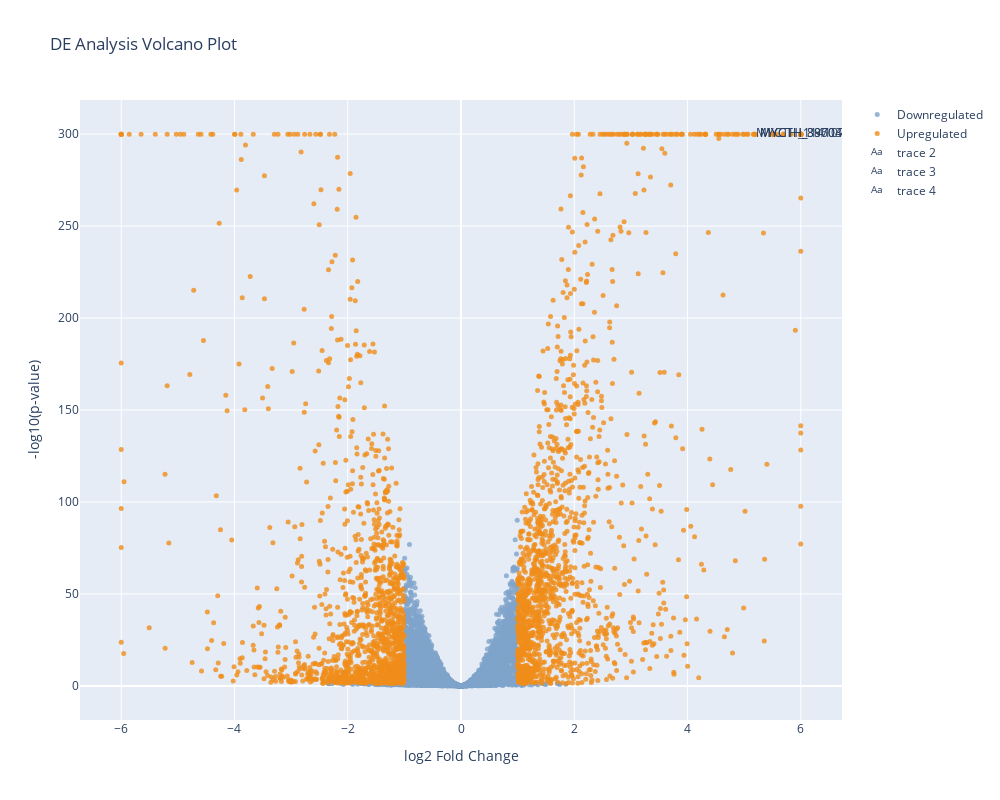

The notebook cell saved with this chart:
### Code cell
import numpy as np
import pandas as pd
import plotly.graph_objects as go
import plotly.io as pio

def plot_volcano(df_deseq2, width=1200, height=900, p_threshold=0.05, logFC_threshold=1, color_schemes=1,
                 symbol_num=3, bubble_size=5, opacity=0.8, up_donw_info='yes', x_ca='yes', y_ca='no'):
    """根据差异分析结果绘制火山图

    Args:
        df_deseq2 (DataFrame): 差异分析结果
        width (int): 图像宽度
        height (int): 图像高度
        p_threshold (float): p 值阈值
        logFC_threshold (float): logFC 阈值
        color_schemes (int): 颜色方案
        symbol_num (int): 显示差异最显著的基因数量
        bubble_size (int): 气泡大小
        opacity (float): 气泡透明度
        up_donw_info (str): 是否显示上调和下调基因的数量
        x_ca (str): 是否对 logFC 范围进行修正
        y_ca (str): 是否固定 y 轴范围

    Returns:
        Plotly Graph Object: 绘制的火山图
    """
    # 预处理
    df_deseq2 = df_deseq2[['Gene', 'log2FoldChange', 'padj']].copy()
    df_deseq2.columns = ['Symbol', 'logFC', 'P.adjust']
    df_deseq2.dropna(inplace=True)

    if x_ca == 'yes':
        df_deseq2['logFC'] = np.clip(df_deseq2['logFC'], -6, 6)

    # p 值转换为 -log10(p)
    df_deseq2['P.adjust'] = df_deseq2['P.adjust'].replace(0, 1e-300)
    pvalue = -np.log10(df_deseq2['P.adjust'])

    # 根据阈值筛选差异显著的基因
    significant = (np.abs(df_deseq2['logFC']) > logFC_threshold) & (df_deseq2['P.adjust'] < p_threshold)
    upregulated = significant & (df_deseq2['logFC'] > 0)
    downregulated = significant & (df_deseq2['logFC'] < 0)

    # 保存上调和下调基因列表
    df_deseq2[upregulated]['Symbol'].to_csv('upregulated_genes.txt', index=False, header=False)
    df_deseq2[downregulated]['Symbol'].to_csv('downregulated_genes.txt', index=False, header=False)

    # 筛选出标签显示的基因
    if symbol_num > 0:
        df_deseq2['abs_logFC'] = np.abs(df_deseq2['logFC'])
        top_genes = df_deseq2.sort_values(by=['abs_logFC', 'P.adjust'], ascending=[False, True]).head(symbol_num)
    else:
        top_genes = pd.DataFrame()

    # 颜色设置
    colors = {
        1: ('#f08d1a', '#7fa4ca'),
        2: ('#f26c6a', '#54a857'),
        3: ('#c42121', '#15609b'),
        4: ('#df7415', '#3d9241')
    }
    up_color, down_color = colors.get(color_schemes, ('#f08d1a', '#7fa4ca'))

    # 绘制火山图
    fig = go.Figure()
    for name, group in df_deseq2.groupby(significant):
        color = up_color if name else down_color
        fig.add_trace(go.Scatter(x=group['logFC'], y=pvalue[group.index], mode='markers',
                                 marker=dict(color=color, size=bubble_size, opacity=opacity),
                                 name='Upregulated' if name else 'Downregulated'))

    # 添加标签
    for _, row in top_genes.iterrows():
        fig.add_trace(go.Scatter(x=[row['logFC']], y=[-np.log10(row['P.adjust'])],
                                 text=[row['Symbol']], mode='text'))

    # 设置图像布局
    yaxis_range = [0, 105] if y_ca == 'yes' else None
    fig.update_layout(xaxis_title='log2 Fold Change',
                      yaxis_title='-log10(p-value)',
                      yaxis_range=yaxis_range,
                      title='DE Analysis Volcano Plot',
                      height=height,
                      width=width)

    return fig

# 示例调用
plot_volcano(df_deseq2, p_threshold=0.05, logFC_threshold=1, opacity=0.8, width=1000, height=800,
             color_schemes=1, symbol_num=3, up_donw_info='yes', x_ca='yes', y_ca='no')

### Figure 1 — Plotly figure (JSON) as saved in the notebook; plotly's stock layout.template omitted (floating-point values rounded to 4 significant figures; data arrays with more than 128 entries replaced by an {"elided": "..."} marker saying what was removed)
{"data": [{"marker": {"color": "#7fa4ca", "opacity": 0.8, "size": 5}, "mode": "markers", "name": "Downregulated", "type": "scatter", "x": {"elided": "5731 float values"}, "y": {"elided": "5731 float values"}}, {"marker": {"color": "#f08d1a", "opacity": 0.8, "size": 5}, "mode": "markers", "name": "Upregulated", "type": "scatter", "x": {"elided": "2832 float values"}, "y": {"elided": "2832 float values"}}, {"mode": "text", "text": ["MYCTH_114107"], "type": "scatter", "x": [6], "y": [300]}, {"mode": "text", "text": ["MYCTH_38704"], "type": "scatter", "x": [6], "y": [300]}, {"mode": "text", "text": ["MYCTH_89603"], "type": "scatter", "x": [6], "y": [300]}], "layout": {"height": 800, "title": {"text": "DE Analysis Volcano Plot"}, "width": 1000, "xaxis": {"title": {"text": "log2 Fold Change"}}, "yaxis": {"title": {"text": "-log10(p-value)"}}}}
